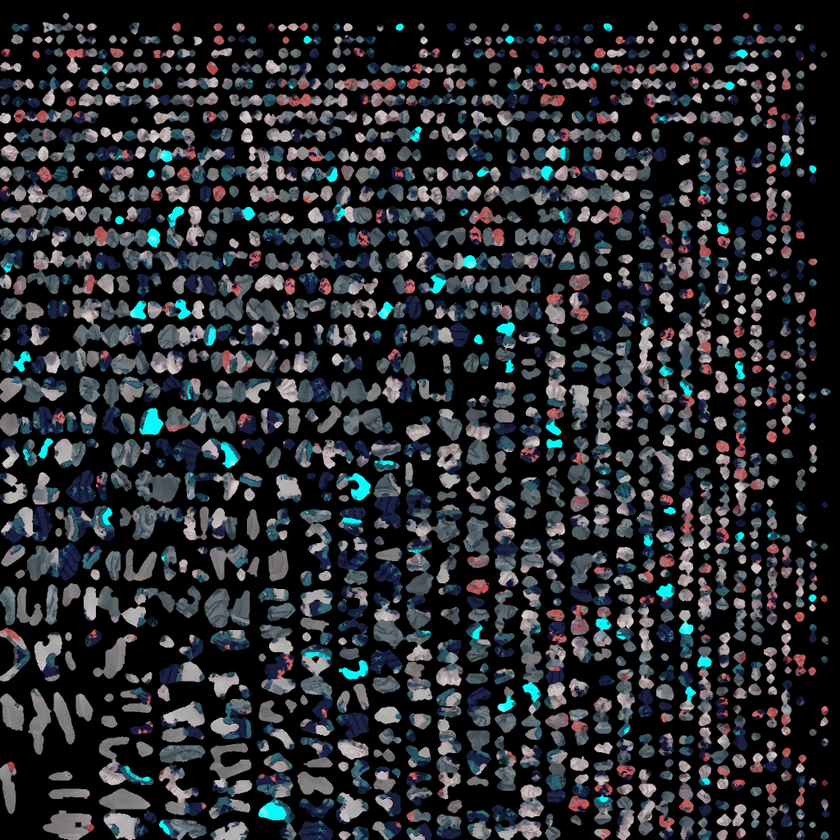
#> input picture roblox/art/bosses/abyssal_lord_v2m_atlas2.png, 840 x 840 px, shrunk from 1024 x 1024 before the run
$ python atlas_tint.py ../../art/bosses/abyssal_lord_v2m_atlas2.png ../../art/bosses/crystal_queen_v2m_atlas1.png 1.0 1.0 1.0
#> lines starting #> are read from the running program, lines starting #| are printed output that depends on the picture; after the words box and inside, x2 and y2 are one past the last pixel; in counts of white or black regions, pixels touching at a corner belong together
# -*- coding: utf-8 -*-
# BOSS-NIGHT-2 아틀라스 색조 변형(PIL · Blender 불필요): KIT 아틀라스 → <이름>_<태그>.png(색상 + 도 · 채도 × · 명도 ×).
#   MeshPart.TextureID는 Color로 물들지 않아(불투명 텍스처) 색조 노브(BossFrameworkData.atlasTint)는 미리 구운 변형 아틀라스를 고른다.
#   전갈 모래 쪽(tag sand): 컨셉(scorpion_v1_*) 대비 3D가 채도 높고 어두움(채도 0.67 vs 0.62 · 명도 0.63 vs 0.69) → 색상 +6 · 채도 × 0.82 · 명도 × 1.08.
# 실행: python atlas_tint.py <아틀라스.png> <태그> <색상 도> <채도 배율> <명도 배율>
import colorsys
import os
import sys

import numpy as np
from PIL import Image

src, tag = sys.argv[1], sys.argv[2]
dh, ks, kv = float(sys.argv[3]), float(sys.argv[4]), float(sys.argv[5])
im = Image.open(src).convert("RGBA")
a = np.asarray(im).astype(np.float32) / 255.0
rgb = a[..., :3]
mx, mn = rgb.max(-1), rgb.min(-1)
v = mx
s = np.where(mx > 0, (mx - mn) / np.maximum(mx, 1e-6), 0)
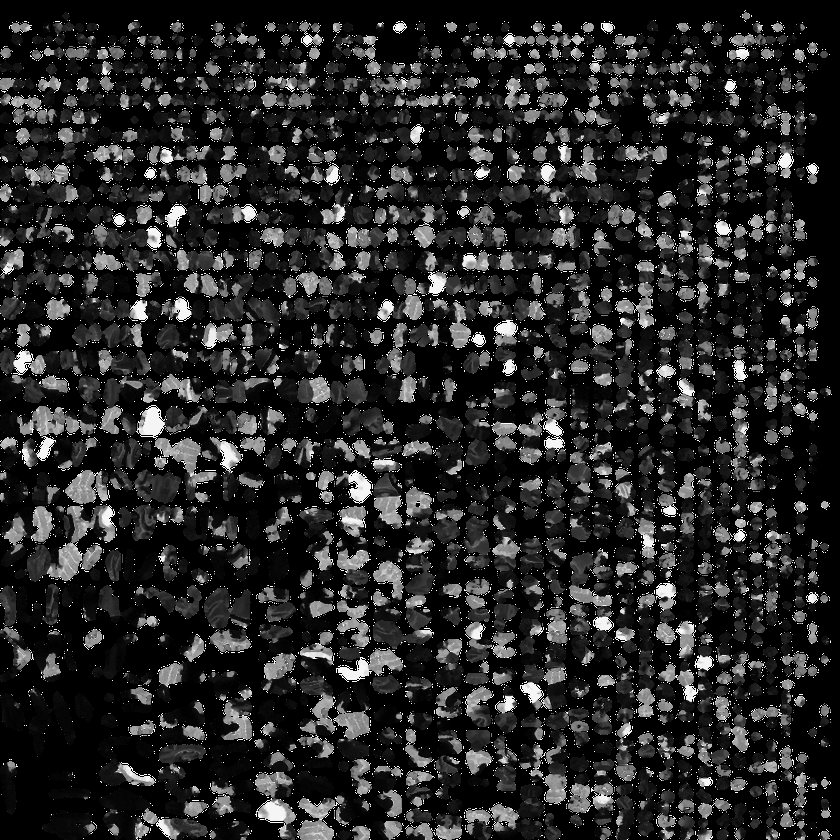
#> s: shape (840, 840) float32; min 0, max 1, mean 0.157
d = np.maximum(mx - mn, 1e-6)
r, g, b = rgb[..., 0], rgb[..., 1], rgb[..., 2]
h = np.where(mx == r, ((g - b) / d) % 6, np.where(mx == g, (b - r) / d + 2, (r - g) / d + 4)) / 6.0
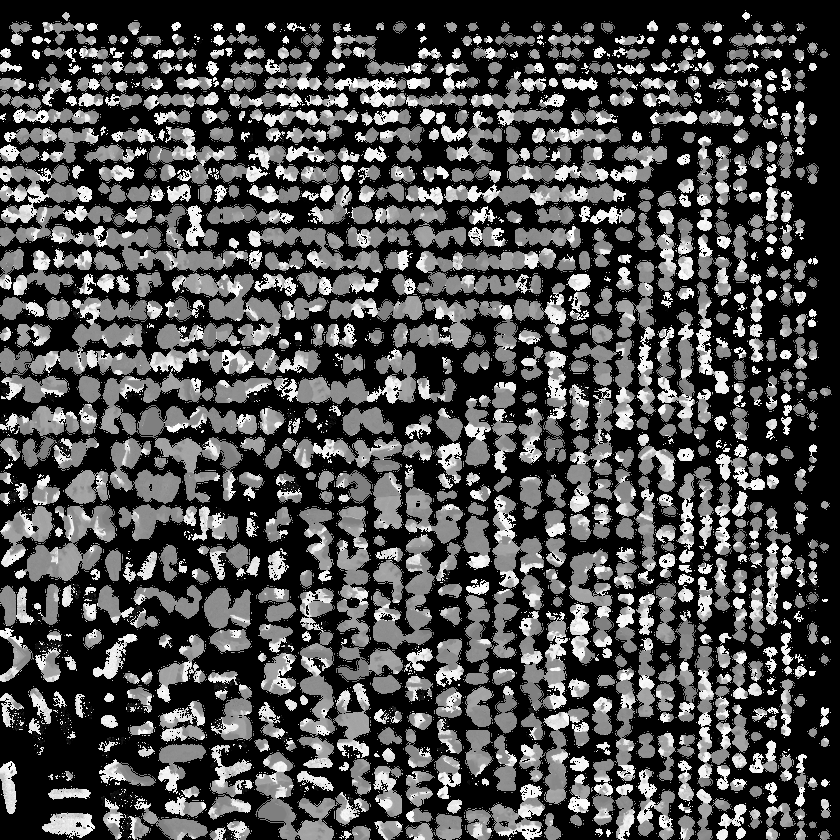
#> h: shape (840, 840) float32; min 0, max 0.999, mean 0.308
h = np.where(mx == mn, 0, h)
h = (h + dh / 360.0) % 1.0
s = np.clip(s * ks, 0, 1)
v = np.clip(v * kv, 0, 1)
i = np.floor(h * 6).astype(int) % 6
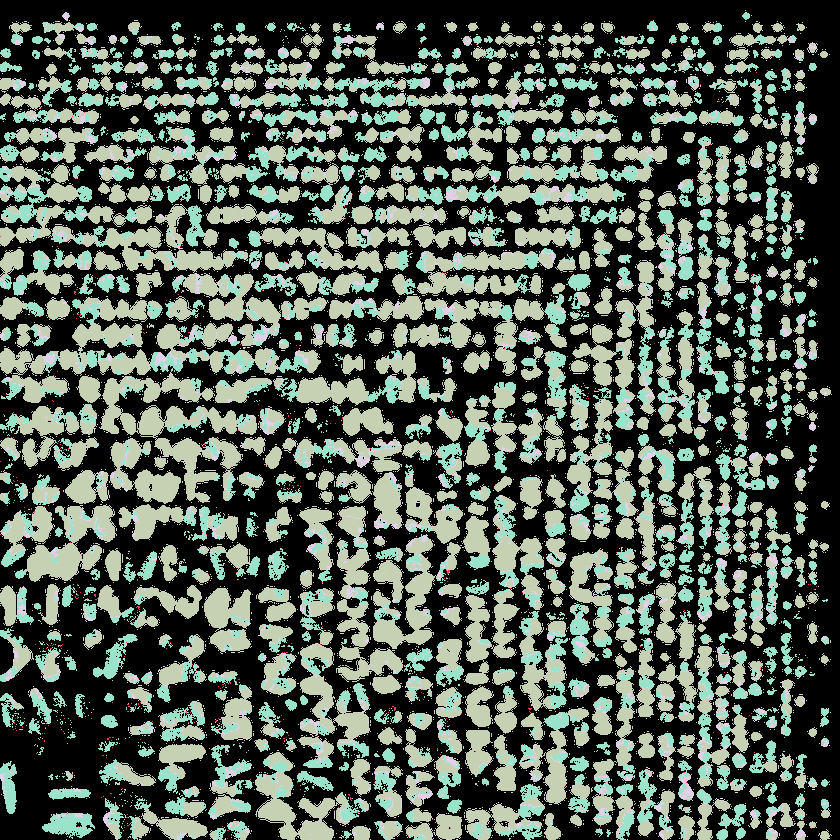
#> i: shape (840, 840) int64; 6 distinct labels, from 0 to 5; one colour per label, 0 black
f = h * 6 - np.floor(h * 6)
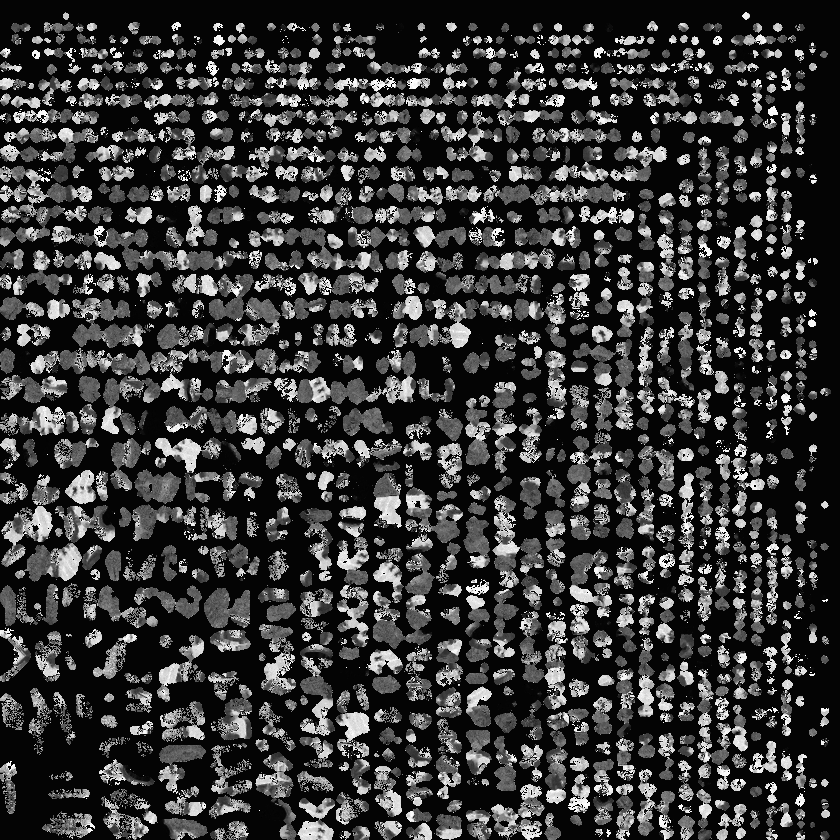
#> f: shape (840, 840) float32; min 0.000137, max 1, mean 0.227
p, q, t = v * (1 - s), v * (1 - f * s), v * (1 - (1 - f) * s)
out = np.zeros_like(rgb)
for k, (R, G, B) in enumerate([(v, t, p), (q, v, p), (p, v, t), (p, q, v), (t, p, v), (v, p, q)]):
    m = i == k
    out[..., 0][m], out[..., 1][m], out[..., 2][m] = R[m], G[m], B[m]
#> this loop made 6 passes
#> pass 1, `m = i == k`:
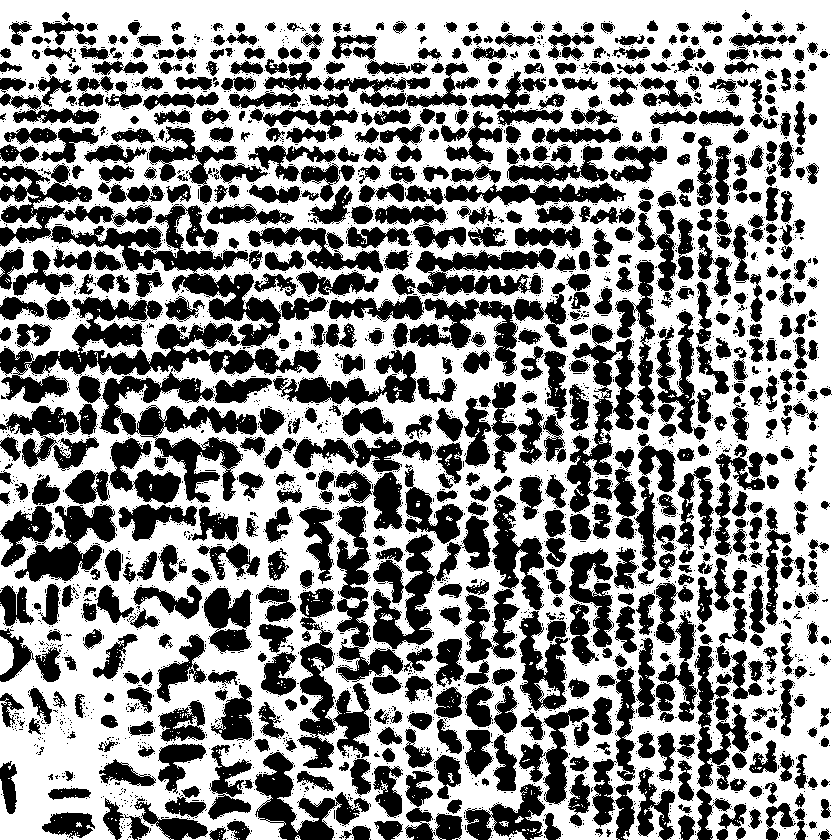
#> m: shape (840, 840) bool; 55.7% white; 3906 black regions (3218 under 20 px), largest, box (x1, y1, x2, y2) and area: (0, 297, 321, 503) 17522, (0, 163, 329, 348) 12956, (464, 495, 544, 685) 5236
#> pass 2, `m = i == k`:
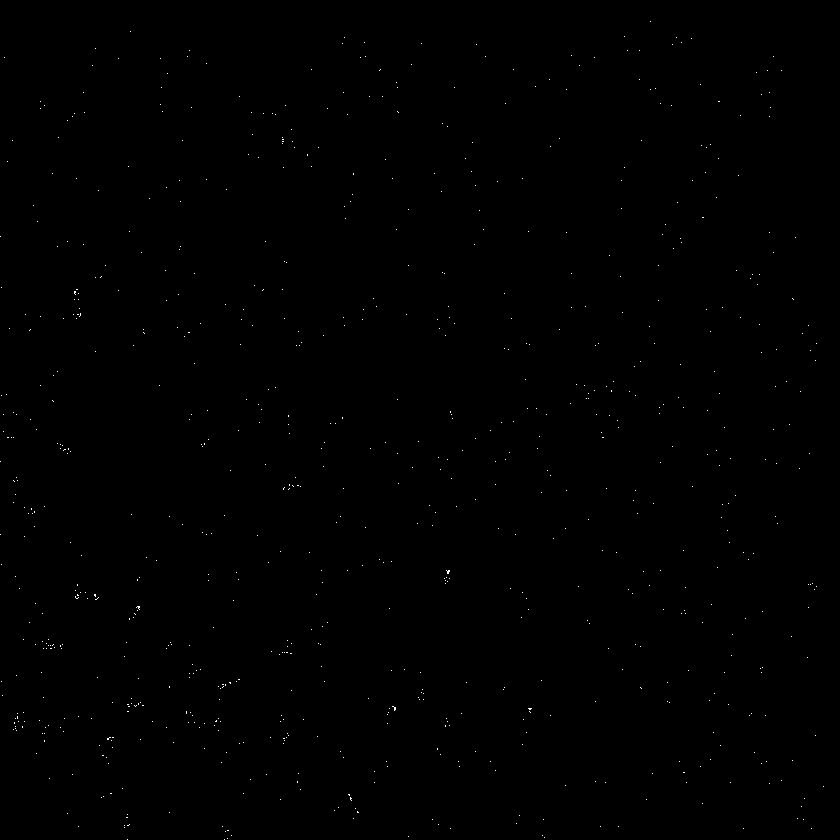
#> m: shape (840, 840) bool; 0.14% white in thin lines or dots
res = np.concatenate([out, a[..., 3:]], -1)
dst = os.path.splitext(src)[0] + "_" + tag + ".png"
Image.fromarray((res * 255 + 0.5).astype(np.uint8), "RGBA").save(dst)
print("wrote", dst)

$ run again, on roblox/art/bosses/scorpion_queen_v2m_atlas1.png
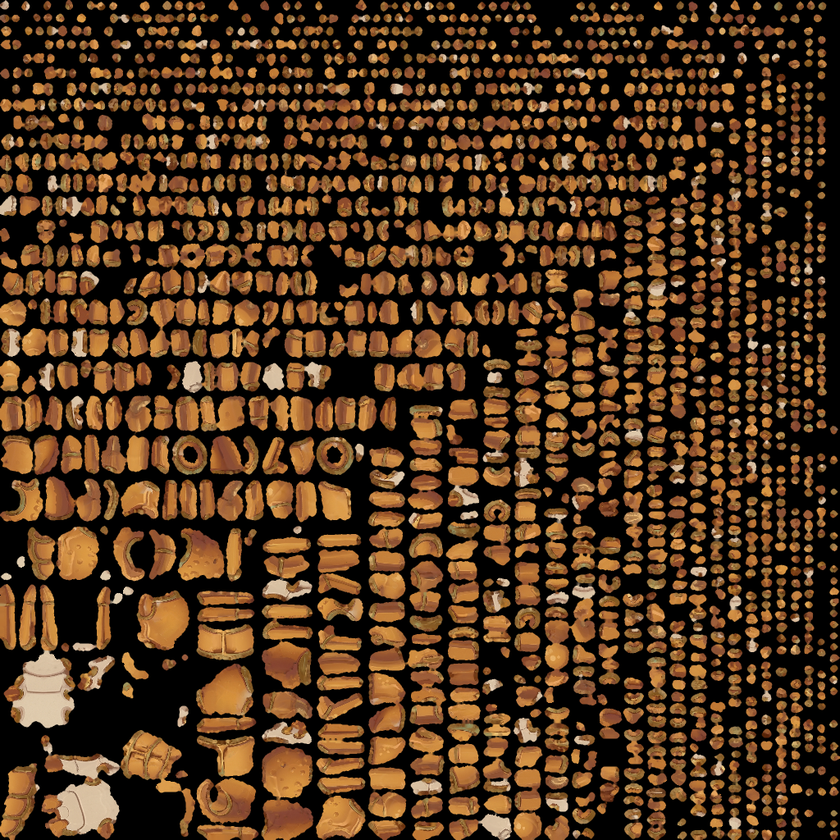
#> input picture roblox/art/bosses/scorpion_queen_v2m_atlas1.png, 840 x 840 px, shrunk from 1024 x 1024 before the run
#> i: shape (840, 840) int64; 6 distinct labels, from 0 to 5
#> the loop `for k, (R, G, B) in enumerate([(v, t, p), (q, v, p), (p, v, t), (p, q,..` made 6 passes
#> pass 1, `m = i == k`:
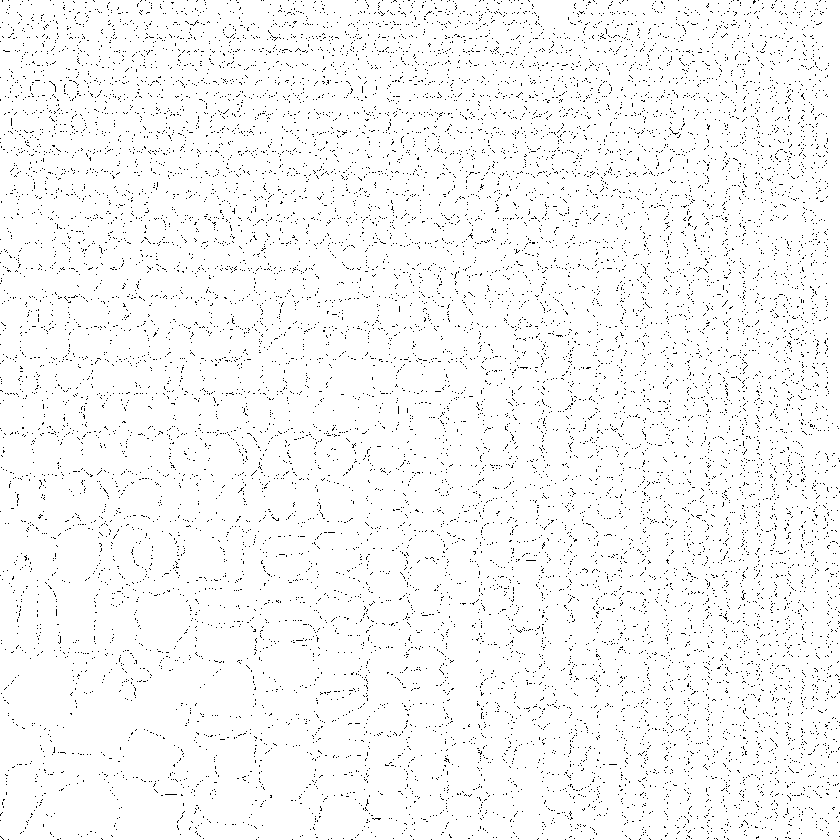
#> m: shape (840, 840) bool; 96.9% white; black in thin lines or dots
#> pass 2, `m = i == k`:
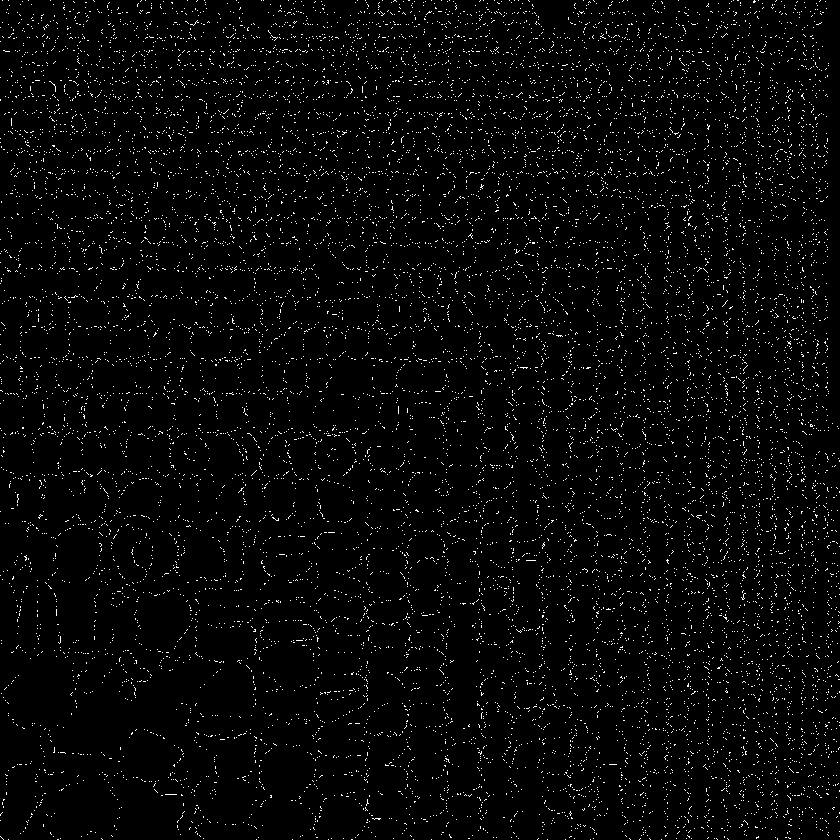
#> m: shape (840, 840) bool; 2.9% white in thin lines or dots
